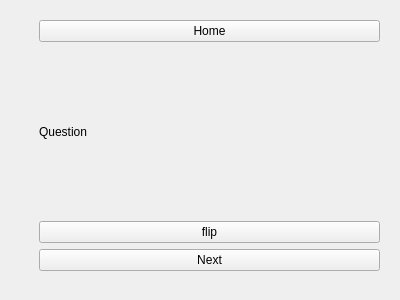
<?xml version="1.0" encoding="UTF-8"?>
<ui version="4.0">
 <class>FlashCardStudy</class>
 <widget class="QWidget" name="FlashCardStudy">
  <property name="geometry">
   <rect>
    <x>0</x>
    <y>0</y>
    <width>400</width>
    <height>300</height>
   </rect>
  </property>
  <property name="windowTitle">
   <string>Form</string>
  </property>
  <widget class="QWidget" name="gridLayoutWidget">
   <property name="geometry">
    <rect>
     <x>39</x>
     <y>20</y>
     <width>341</width>
     <height>251</height>
    </rect>
   </property>
   <layout class="QGridLayout" name="gridLayout">
    <item row="3" column="0">
     <widget class="QPushButton" name="pushButton_2">
      <property name="text">
       <string>Next</string>
      </property>
     </widget>
    </item>
    <item row="2" column="0">
     <widget class="QPushButton" name="flipButton">
      <property name="text">
       <string>flip</string>
      </property>
     </widget>
    </item>
    <item row="1" column="0">
     <widget class="QLabel" name="questionLabel">
      <property name="text">
       <string>Question</string>
      </property>
     </widget>
    </item>
    <item row="0" column="0">
     <widget class="QPushButton" name="homeButton_3">
      <property name="text">
       <string>Home</string>
      </property>
     </widget>
    </item>
   </layout>
  </widget>
 </widget>
 <resources/>
 <connections/>
</ui>
